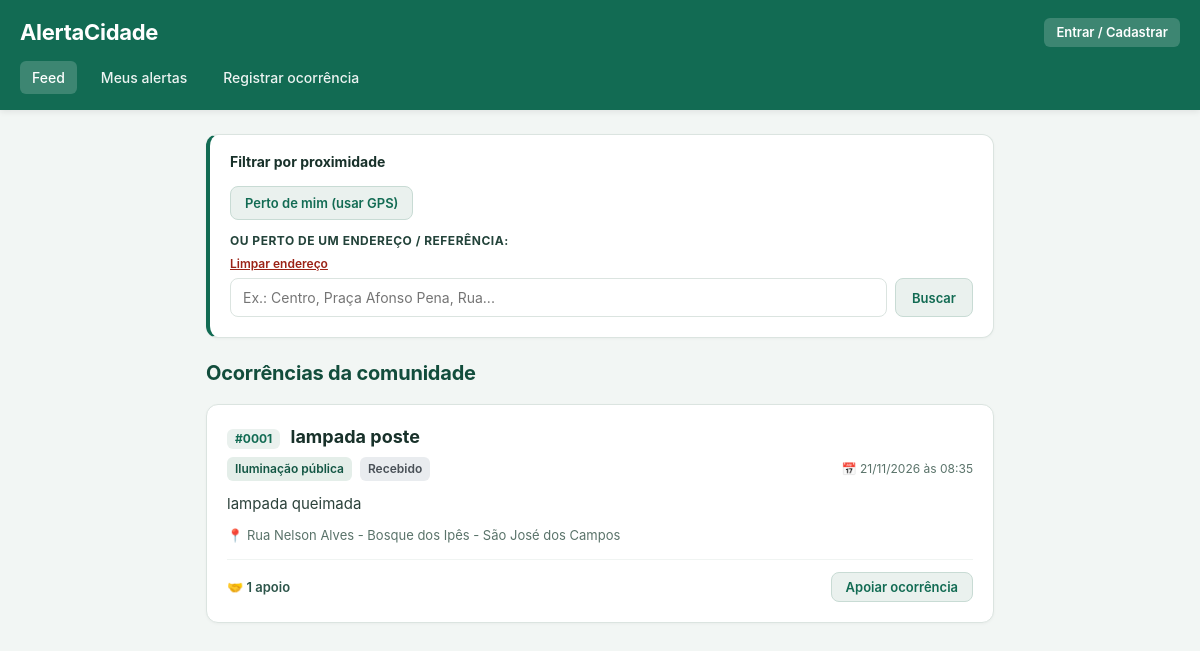
The app's page /cidadao/index.php, older data.
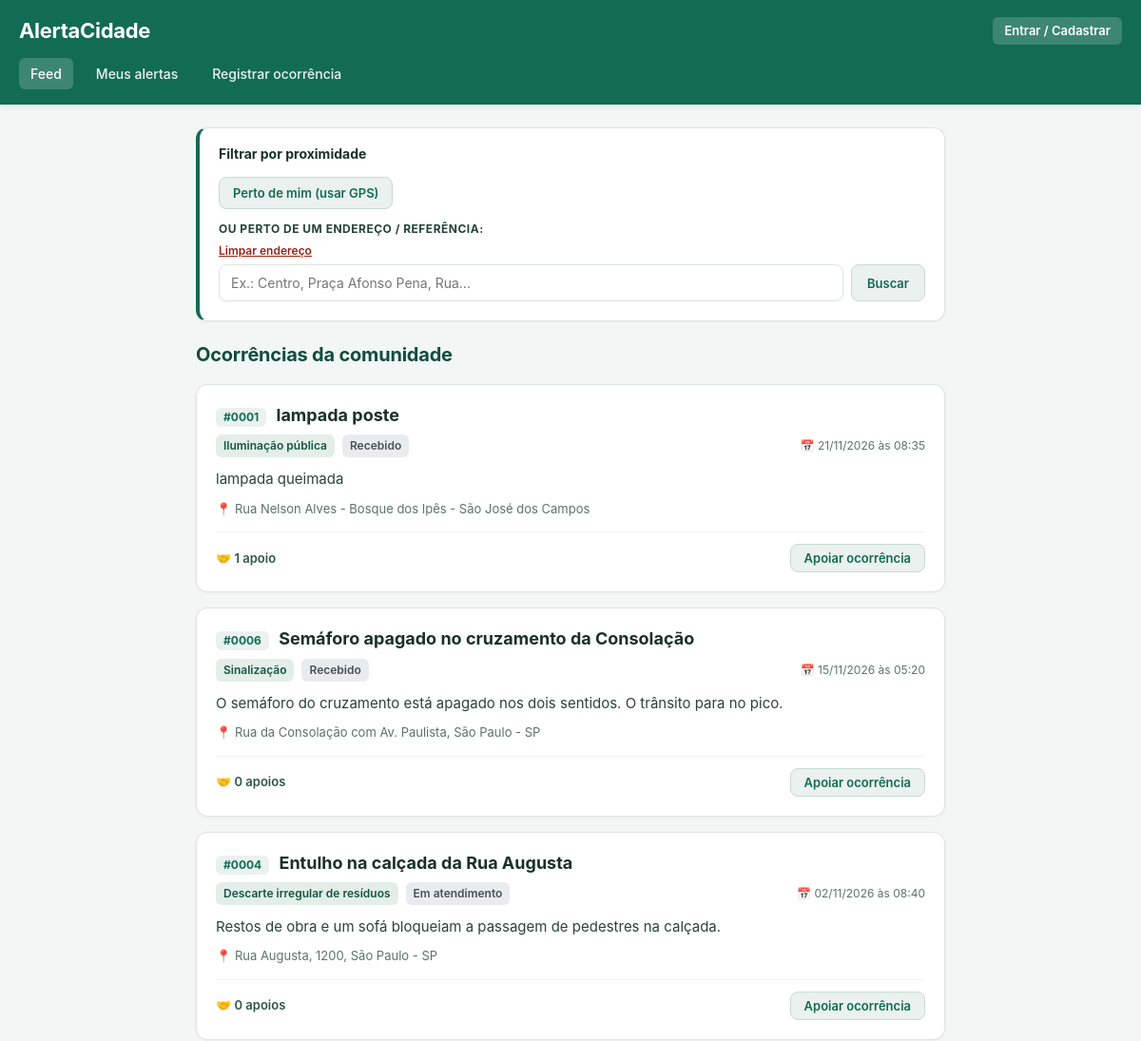
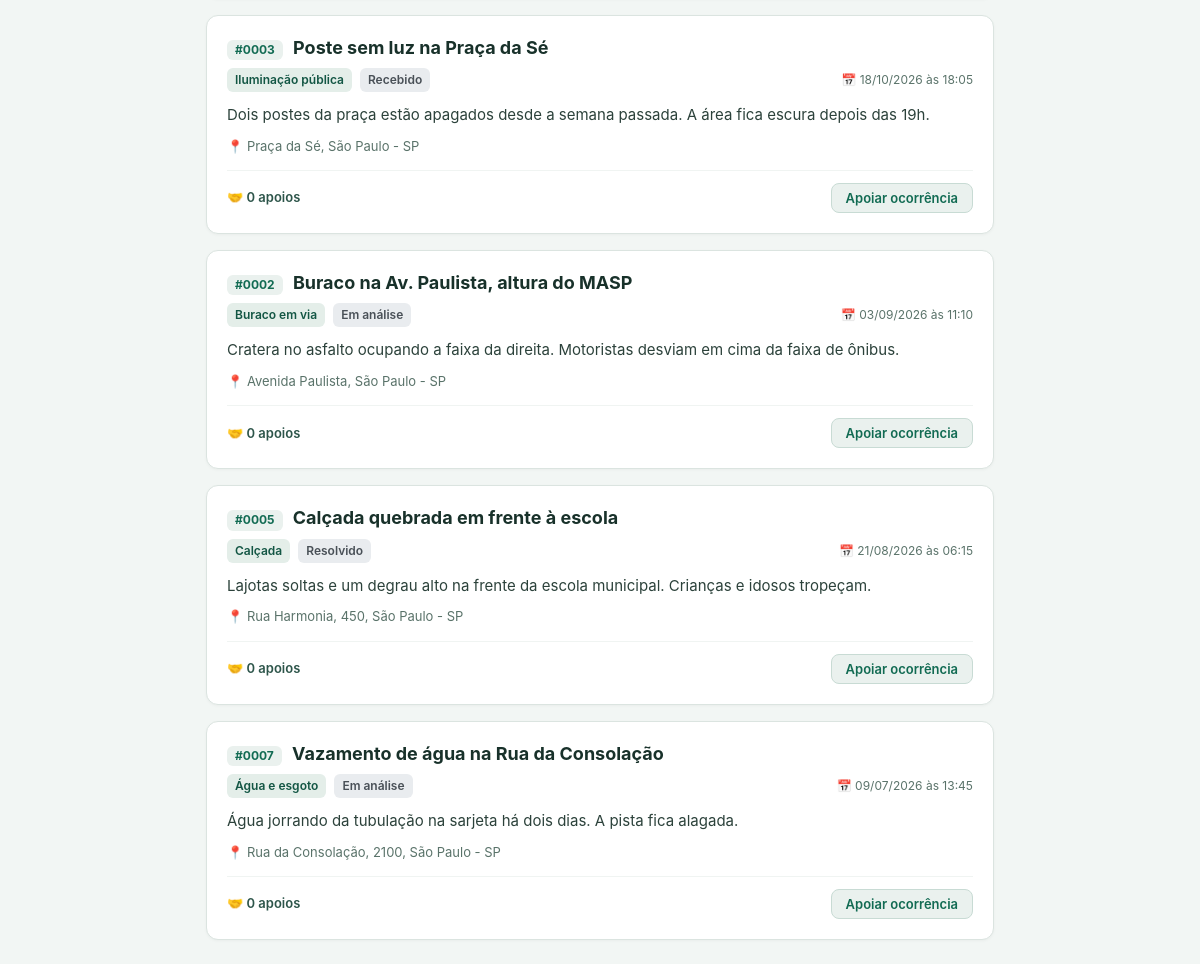
The same page, newer data (2 pictures, top to bottom).
### tables this page shows
CREATE TABLE alerts (
        id INTEGER PRIMARY KEY AUTOINCREMENT,
        title TEXT NOT NULL,
        description TEXT NOT NULL,
        category TEXT NOT NULL,
        address TEXT NOT NULL,
        latitude REAL,
        longitude REAL,
        thumbnail_path TEXT,
        image_path TEXT,
        author TEXT NOT NULL DEFAULT 'Cidadão',
        owner_id TEXT,
        status TEXT NOT NULL DEFAULT 'Recebido',
        created_at TEXT NOT NULL DEFAULT CURRENT_TIMESTAMP
    );

### database.php (called while the page is built, shortened)
<?php
function h(?string $value): string
{
    return htmlspecialchars($value ?? '', ENT_QUOTES, 'UTF-8');
}
function formatDateTime(?string $datetime): string
{
    try {
        $date = new DateTime($datetime, new DateTimeZone('UTC'));
        $date->setTimezone(new DateTimeZone('America/Sao_Paulo'));
        return $date->format('d/m/Y \à\s H:i');
    } catch (Exception) {
        return $datetime;
    }
}
function formatAlertCode(int $id): string
{
    return sprintf('#%04d', $id);
}

### cidadao/index.php (the view, shortened to what this page needs)
<?php
require dirname(__DIR__) . '/database.php';
$loggedUser = $_SESSION['citizen_user'] ?? null;
$isLoggedIn = !empty($loggedUser);
$authError = '';
$activeAuthTab = 'login';
$mine = isset($_GET['mine']);
$showCreateRequested = isset($_GET['novo']);
$showAuthRequested = isset($_GET['auth']) || ($showCreateRequested && !$isLoggedIn);
$showCreate = $showCreateRequested && $isLoggedIn;
$filterRef = trim((string)($_GET['ref'] ?? ''));
$sql = "
    SELECT a.*,
           (SELECT COUNT(*)
            FROM supports s
            WHERE s.alert_id = a.id) AS support_count
    FROM alerts a
";
$params = [];
$sql .= ' ORDER BY a.created_at DESC';
$stmt = $pdo->prepare($sql);
$stmt->execute($params);
$alerts = $stmt->fetchAll(PDO::FETCH_ASSOC);
?>
<!doctype html>
<html lang="pt-BR">
<head>
</head>
<body>
    <header>
        <div style="display:flex;align-items:center;justify-content:space-between;flex-wrap:wrap;gap:10px">
            <h1 style="margin:0">AlertaCidade</h1>
            <div style="font-size:13px;display:flex;align-items:center;gap:12px">
                <?php if ($isLoggedIn): ?>
                    <span>👤 Olá, <strong><?= h($loggedUser['username']) ?></strong></span>
                    <a href="index.php?logout=1" style="color:rgba(255,255,255,0.9);text-decoration:underline;font-size:13px">Sair</a>
                <?php else: ?>
                    <a href="index.php?auth=1" style="color:#fff;background:rgba(255,255,255,0.18);padding:5px 12px;border-radius:6px;text-decoration:none;font-weight:600">Entrar / Cadastrar</a>
                <?php endif; ?>
            </div>
        </div>
        <nav style="margin-top:12px">
            <a href="index.php" class="<?= !$showCreateRequested && !$showAuthRequested && !$mine ? 'active' : '' ?>">Feed</a>
            <a href="index.php?mine=1" class="<?= $mine ? 'active' : '' ?>">Meus alertas</a>
            <a href="index.php?novo=1" class="<?= $showCreateRequested ? 'active' : '' ?>">Registrar ocorrência</a>
        </nav>
    </header>
    <main>
        <?php if ($showAuthRequested): ?>
            <section class="card" style="max-width:480px;margin:24px auto">
                <div style="text-align:center;margin-bottom:18px">
                    <h2 style="margin-bottom:6px">Acesso do Cidadão</h2>
                    <p class="form-help">Para registrar sua ocorrência, entre com sua conta ou cadastre-se abaixo.</p>
                </div>
                <?php if ($authError !== ''): ?>
                    <div class="error" style="margin-bottom:16px"><?= h($authError) ?></div>
                <?php endif; ?>
                <div style="display:flex;border-bottom:2px solid var(--border);margin-bottom:18px">
                    <button type="button" id="tab-btn-login" style="flex:1;background:none;border:0;padding:10px;font-weight:<?= $activeAuthTab === 'login' ? '700' : '600' ?>;font-size:14px;border-bottom:<?= $activeAuthTab === 'login' ? '3px solid var(--primary)' : 'none' ?>;color:<?= $activeAuthTab === 'login' ? 'var(--primary)' : 'var(--text-muted)' ?>">Entrar</button>
                    <button type="button" id="tab-btn-register" style="flex:1;background:none;border:0;padding:10px;font-weight:<?= $activeAuthTab === 'register' ? '700' : '600' ?>;font-size:14px;border-bottom:<?= $activeAuthTab === 'register' ? '3px solid var(--primary)' : 'none' ?>;color:<?= $activeAuthTab === 'register' ? 'var(--primary)' : 'var(--text-muted)' ?>">Criar conta</button>
                </div>
                <form id="form-login" method="post" style="display:<?= $activeAuthTab === 'login' ? 'block' : 'none' ?>">
                    <?= csrfField() ?>
                    <input type="hidden" name="action" value="login">
                    <input type="hidden" name="redirect_to" value="<?= $showCreateRequested ? 'index.php?novo=1' : 'index.php' ?>">
                    <label for="login_username">Nome de usuário</label>
                    <input id="login_username" name="username" required autocomplete="username" placeholder="Digite seu nome de usuário">
                    <label for="login_password">Senha</label>
                    <input id="login_password" type="password" name="password" required autocomplete="current-password" placeholder="Digite sua senha">
                    <button type="submit" class="btn" style="width:100%;margin-top:8px;padding:12px">Entrar e continuar</button>
                </form>
                <form id="form-register" method="post" style="display:<?= $activeAuthTab === 'register' ? 'block' : 'none' ?>">
                    <?= csrfField() ?>
                    <input type="hidden" name="action" value="register">
                    <input type="hidden" name="redirect_to" value="<?= $showCreateRequested ? 'index.php?novo=1' : 'index.php' ?>">
                    <label for="reg_username">Nome de usuário</label>
                    <input
                        id="reg_username"
                        name="username"
                        required
                        minlength="6"
                        maxlength="32"
                        pattern="[A-Za-z0-9_]{6,32}"
                        autocomplete="username"
                        placeholder="6 a 32 letras, números ou _">
                    <label for="reg_password">Senha</label>
                    <input
                        id="reg_password"
                        type="password"
                        name="password"
                        minlength="8"
                        required
                        autocomplete="new-password"
                        placeholder="Crie uma senha com pelo menos 8 caracteres">
                    <button type="submit" class="btn" style="width:100%;margin-top:8px;padding:12px">Cadastrar e continuar</button>
                </form>
            </section>
            <script>
                const tabLogin = document.getElementById('tab-btn-login');
                const tabRegister = document.getElementById('tab-btn-register');
                const formLogin = document.getElementById('form-login');
                const formRegister = document.getElementById('form-register');
                if (tabLogin && tabRegister && formLogin && formRegister) {
                    tabLogin.addEventListener('click', () => {
                        formLogin.style.display = 'block';
                        formRegister.style.display = 'none';
                        tabLogin.style.borderBottom = '3px solid var(--primary)';
                        tabLogin.style.color = 'var(--primary)';
                        tabLogin.style.fontWeight = '700';
                        tabRegister.style.borderBottom = 'none';
                        tabRegister.style.color = 'var(--text-muted)';
                        tabRegister.style.fontWeight = '600';
                    });
                    tabRegister.addEventListener('click', () => {
                        formLogin.style.display = 'none';
                        formRegister.style.display = 'block';
                        tabRegister.style.borderBottom = '3px solid var(--primary)';
                        tabRegister.style.color = 'var(--primary)';
                        tabRegister.style.fontWeight = '700';
                        tabLogin.style.borderBottom = 'none';
                        tabLogin.style.color = 'var(--text-muted)';
                        tabLogin.style.fontWeight = '600';
                    });
                }
            </script>
        <?php else: ?>
            <div class="card" style="margin-bottom:20px;padding:16px 20px;border-left:4px solid var(--primary)">
                <div style="display:flex;align-items:center;justify-content:space-between;flex-wrap:wrap;gap:10px;margin-bottom:12px">
                    <div>
                        <strong style="font-size:14px;color:var(--text-main)">Filtrar por proximidade</strong>
                    </div>
                </div>
                <div style="display:flex;gap:10px;flex-wrap:wrap;align-items:center;margin-bottom:12px">
                    <button type="button" id="btn-near-me" class="btn btn-secondary" style="padding:8px 14px">
                        Perto de mim (usar GPS)
                    </button>
                </div>
                <div>
                    <label style="margin:0 0 2px 0;font-size:12px">Ou perto de um endereço / referência:</label>
                    <div style="margin:0 0 4px 0">
                        <button type="button" id="btn-clear-near-address" style="background:none;border:none;color:#9b2215;font-size:12px;cursor:pointer;padding:0;text-decoration:underline">Limpar endereço</button>
                    </div>
                    <div style="display:flex;gap:8px">
                        <input type="text" id="address-query" value="<?= h($filterRef) ?>" placeholder="Ex.: Centro, Praça Afonso Pena, Rua..." style="flex:1;margin:0">
                        <button type="button" id="btn-search-near-address" class="btn btn-secondary" style="white-space:nowrap;padding:8px 16px">
                            Buscar
                        </button>
                    </div>
                </div>
            </div>
            <h2><?= $mine ? 'Meus alertas' : 'Ocorrências da comunidade' ?></h2>
            <?php foreach ($alerts as $alert): ?>
                <article class="card">
                    <h3 class="alert-title">
                        <span class="alert-code"><?= formatAlertCode((int)$alert['id']) ?></span>
                        <?= h($alert['title']) ?>
                    </h3>
                    <div class="meta-bar">
                        <span class="badge badge-category"><?= h($alert['category']) ?></span>
                        <span class="badge badge-status"><?= h($alert['status']) ?></span>
                        <span class="alert-date">📅 <?= h(formatDateTime($alert['created_at'])) ?></span>
                    </div>
                    <p class="alert-desc"><?= h(mb_strimwidth($alert['description'], 0, 220, '…', 'UTF-8')) ?></p>
                    <p class="alert-address">📍 <?= h($alert['address']) ?></p>
                    <div class="card-footer">
                        <span class="support-count">🤝 <?= (int)$alert['support_count'] ?> <?= (int)$alert['support_count'] === 1 ? 'apoio' : 'apoios' ?></span>
                        <form method="post" style="margin:0">
                            <button type="submit" class="btn btn-secondary" style="padding:6px 14px">Apoiar ocorrência</button>
                        </form>
                    </div>
                </article>
            <?php endforeach; ?>
        <?php endif; ?>
    </main>
</body>
</html>

### cidadao/index.php (style rules this page uses)
:root { --primary: #126b53; --primary-hover: #0e5441; --text-main: #18312a; --text-muted: #5a736a; --bg: #f2f6f4; --card-bg: #ffffff; --border: #dbe4e0; }
* { box-sizing: border-box; }
body { font-family: -apple-system, BlinkMacSystemFont, "Segoe UI", Roboto, Helvetica, Arial, sans-serif; font-size: 15px; line-height: 1.5; margin: 0; background: var(--bg); color: var(--text-main); -webkit-font-smoothing: antialiased; }
header { background: var(--primary); color: white; padding: 16px 20px; box-shadow: 0 2px 6px rgba(0, 0, 0, 0.08); }
header h1 { margin: 0 0 10px 0; font-size: 22px; font-weight: 700; letter-spacing: -0.3px; }
nav { display: flex; gap: 12px; flex-wrap: wrap; }
nav a { color: rgba(255, 255, 255, 0.92); text-decoration: none; font-size: 14px; font-weight: 500; padding: 6px 12px; border-radius: 6px; transition: background 0.15s; }
nav a:hover, nav a.active { background: rgba(255, 255, 255, 0.18); color: #fff; }
main { max-width: 820px; margin: 24px auto; padding: 0 16px; }
h2 { font-size: 20px; font-weight: 700; color: #124d3c; margin: 0 0 16px 0; letter-spacing: -0.2px; }
.card { background: var(--card-bg); border-radius: 12px; padding: 20px; margin: 16px 0; border: 1px solid var(--border); box-shadow: 0 1px 3px rgba(0, 0, 0, 0.04); }
label { display: block; font-size: 13px; font-weight: 700; color: #23433a; text-transform: uppercase; letter-spacing: 0.5px; margin: 16px 0 6px 0; }
label:first-of-type { margin-top: 0; }
input, textarea, select { width: 100%; padding: 10px 12px; font-family: inherit; font-size: 14px; color: var(--text-main); background: #fff; border: 1px solid var(--border); border-radius: 8px; margin-bottom: 10px; transition: border-color 0.15s, box-shadow 0.15s; }
button, .btn { display: inline-flex; align-items: center; justify-content: center; font-family: inherit; font-size: 14px; font-weight: 600; background: var(--primary); color: #fff; border: 0; border-radius: 8px; padding: 10px 18px; cursor: pointer; transition: background 0.15s, opacity 0.15s; }
.btn-secondary { background: #eaf1ee; color: #126b53; border: 1px solid #c8dbd4; padding: 7px 14px; font-size: 13px; }
.alert-title { font-size: 18px; font-weight: 700; margin: 0 0 8px 0; color: var(--text-main); line-height: 1.35; }
.alert-code { display: inline-block; background: #eaf1ee; color: var(--primary); font-size: 12px; font-weight: 700; padding: 2px 8px; border-radius: 6px; margin-right: 6px; }
.meta-bar { display: flex; align-items: center; gap: 8px; flex-wrap: wrap; margin-bottom: 12px; font-size: 12px; }
.badge { display: inline-block; padding: 3px 8px; border-radius: 6px; font-weight: 600; font-size: 12px; }
.badge-category { background: #e4eee9; color: #135644; }
.badge-status { background: #e9ecef; color: #495057; }
.alert-date { color: var(--text-muted); font-size: 12px; margin-left: auto; }
.alert-desc { font-size: 15px; line-height: 1.5; color: #2c423b; margin: 10px 0; }
.alert-address { font-size: 13px; color: var(--text-muted); margin: 8px 0; }
.card-footer { display: flex; align-items: center; justify-content: space-between; margin-top: 14px; padding-top: 12px; border-top: 1px solid #f0f4f2; }
.support-count { font-size: 13px; font-weight: 600; color: #2d554a; }

Row changes from the older to the newer data that the page shows:
added alerts: id "#0006", title "Semáforo apagado no cruzamento da Consolação", category "Sinalização", status "Recebido", created_at "15/11/2026 às 05:20", description "O semáforo do cruzamento está apagado nos dois sentidos. O trânsito para no pico.", address "Rua da Consolação com Av. Paulista, São Paulo - SP", support_count "0", shows "apoios"
added alerts: id "#0004", title "Entulho na calçada da Rua Augusta", category "Descarte irregular de resíduos", status "Em atendimento", created_at "02/11/2026 às 08:40", description "Restos de obra e um sofá bloqueiam a passagem de pedestres na calçada.", address "Rua Augusta, 1200, São Paulo - SP", support_count "0", shows "apoios"
added alerts: id "#0003", title "Poste sem luz na Praça da Sé", category "Iluminação pública", status "Recebido", created_at "18/10/2026 às 18:05", description "Dois postes da praça estão apagados desde a semana passada. A área fica escura depois das 19h.", address "Praça da Sé, São Paulo - SP", support_count "0", shows "apoios"
added alerts: id "#0002", title "Buraco na Av. Paulista, altura do MASP", category "Buraco em via", status "Em análise", created_at "03/09/2026 às 11:10", description "Cratera no asfalto ocupando a faixa da direita. Motoristas desviam em cima da faixa de ônibus.", address "Avenida Paulista, São Paulo - SP", support_count "0", shows "apoios"
added alerts: id "#0005", title "Calçada quebrada em frente à escola", category "Calçada", status "Resolvido", created_at "21/08/2026 às 06:15", description "Lajotas soltas e um degrau alto na frente da escola municipal. Crianças e idosos tropeçam.", address "Rua Harmonia, 450, São Paulo - SP", support_count "0", shows "apoios"
added alerts: id "#0007", title "Vazamento de água na Rua da Consolação", category "Água e esgoto", status "Em análise", created_at "09/07/2026 às 13:45", description "Água jorrando da tubulação na sarjeta há dois dias. A pista fica alagada.", address "Rua da Consolação, 2100, São Paulo - SP", support_count "0", shows "apoios"
